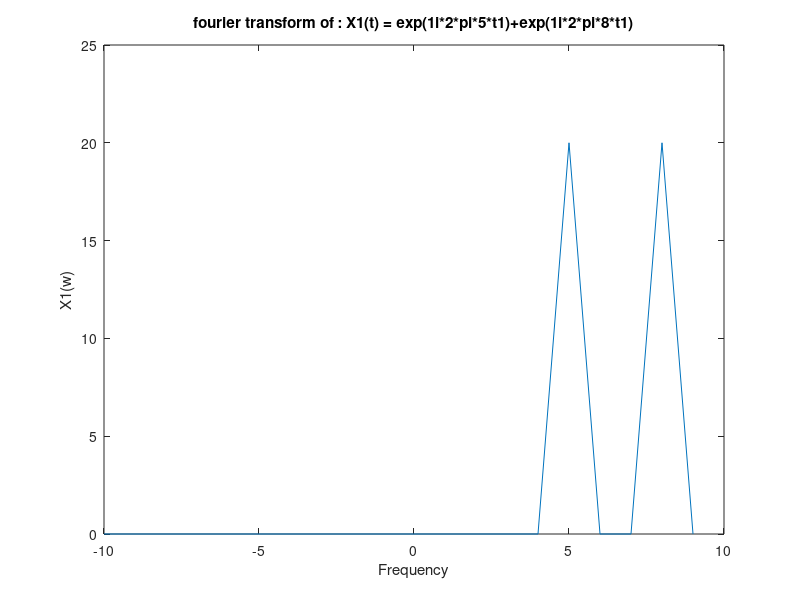
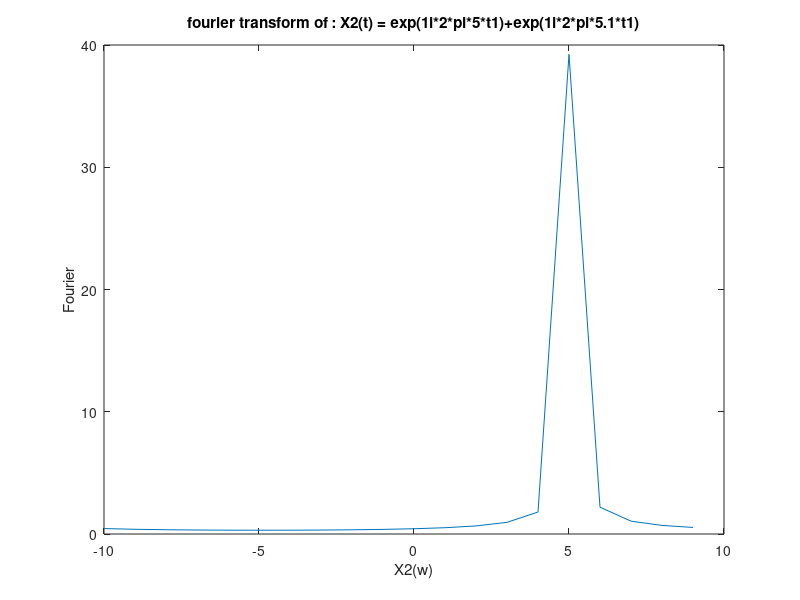

Reproduce these figures in MATLAB, in order.
frequency=-10:1:9;
fs = 20;
time= 0:(1/fs):0.95;

x1=exp(1i*2*pi*5*time)+exp(1i*2*pi*8*time);
y1=fftshift(fft(x1));
plot(frequency,abs(y1))
xlabel('Frequency')
ylabel('X1(w)')
title('fourier transform of : X1(t) = exp(1i*2*pi*5*t1)+exp(1i*2*pi*8*t1)')

figure()
x2=exp(1i*2*pi*5*time)+exp(1i*2*pi*5.1*time);
y2=fftshift(fft(x2));
plot(frequency,abs(y2))
xlabel('X2(w)')
ylabel('Fourier')
title('fourier transform of : X2(t) = exp(1i*2*pi*5*t1)+exp(1i*2*pi*5.1*t1)')
